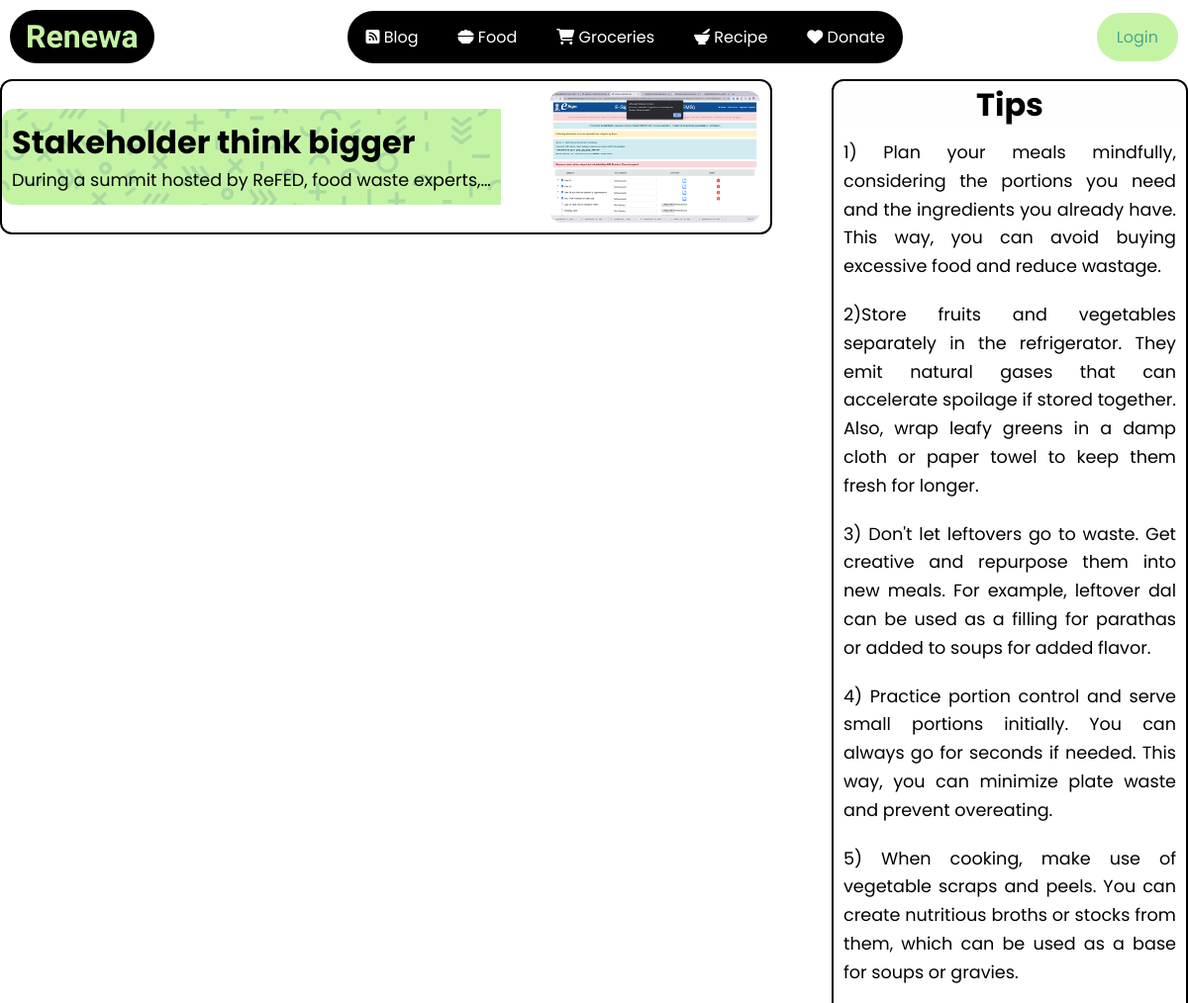
Page /blog (upper part) on the earlier database version.
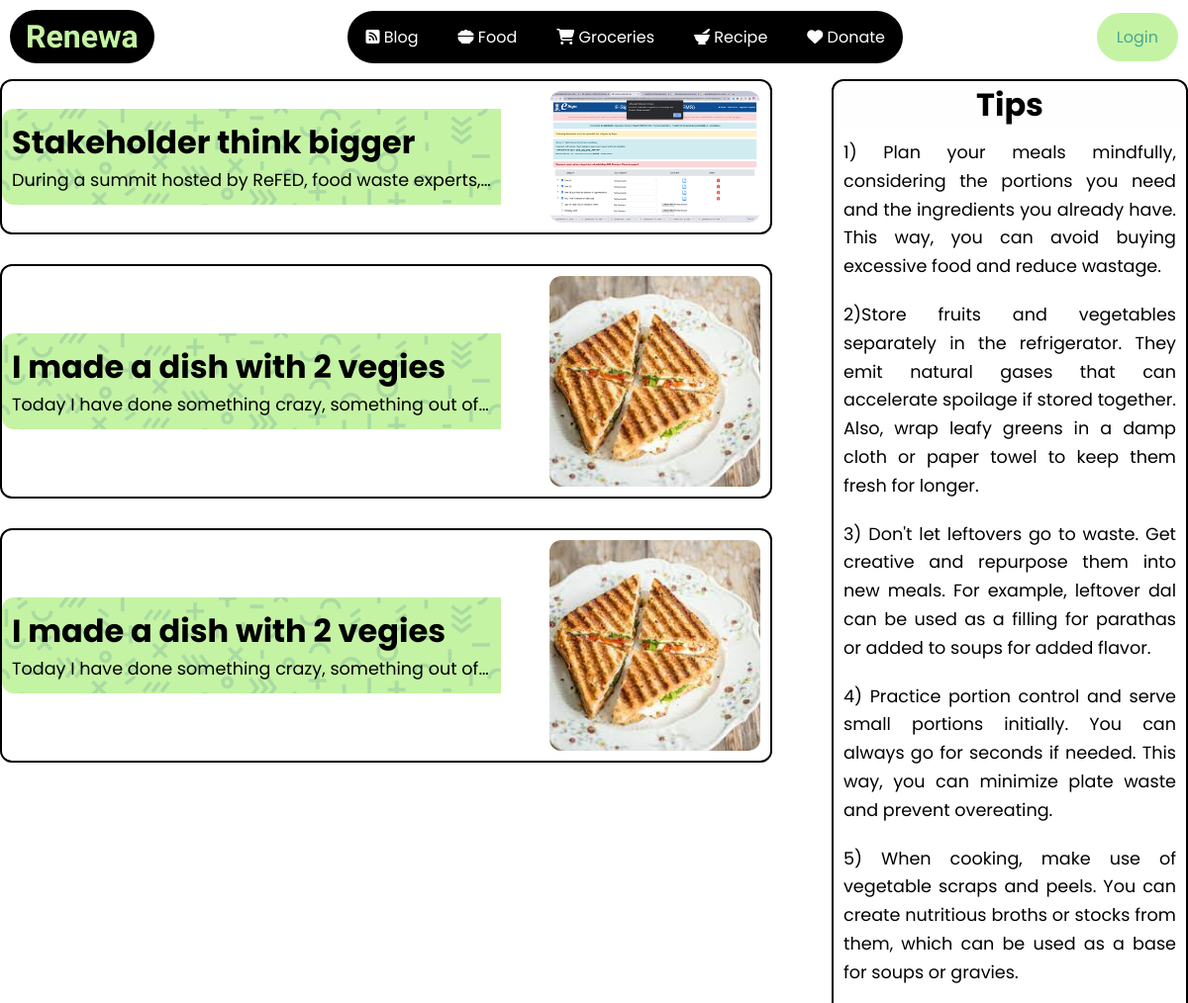
Same page on the later database version.
### mainsite/models.py (models this page shows)
class BlogModel(models.Model):
    title = models.TextField(max_length=255)
    content = models.TextField(max_length=2000)
    image = models.ImageField(upload_to='media/slider/%Y/%m', blank=True)
    created_date = models.DateTimeField(default = datetime.now, blank=True)

### mainsite/views.py (the view)
# urls.py: path('blog',views.blogs, name = "blog"),
def blogs(request):
    blogs = BlogModel.objects.all()
    data={
        'blogs':blogs,
    }
    return render(request,'mainsite/blog_page.html',data)

### templates/mainsite/blog_page.html (shortened to what this page needs)
{% load static %}
<html lang="en">
<head>
    <link rel="stylesheet" href="{% static './css/landing.css' %}">
    <link rel="stylesheet" href="{% static './css/blog_page.css' %}">
</head>
<body>
    <nav>
        <div class="container navbar flex">
            <div class="left-nav">
                <h2><a href="{% url 'home' %}" class="font" href="">Renewa</a></h2>
            </div>
            <div class="mid-nav">
                <ul class="flex">
                    <li><a href="{% url 'blog' %}" class="hover-link underline"><i class="fa-sharp fa-solid fa-square-rss"></i> Blog</a></li>
                    <li><a href="{% url 'food' %}" class="hover-link underline"><i class="fa-solid fa-bowl-food"></i> Food</a></li>
                    <li><a href="{% url 'grocery_card' %}" class="hover-link underline"><i class="fa-solid fa-cart-shopping"></i> Groceries</a></li>
                    <li><a href="{% url 'recipe' %}" class="hover-link underline"><i class="fa-solid fa-mortar-pestle"></i> Recipe</a></li>
                    <li><a href="{% url 'donate' %}" class="hover-link underline"><i class="fa-solid fa-heart"></i> Donate</a></li>
                </ul>
            </div>
            {% if user.is_authenticated %}
            <div class="right-nav">
                <a href="{% url 'logout' %}">Logout</a>
            </div>
            {% else %}
            <div class="right-nav">
                <a href="{% url 'login' %}">Login</a>
            </div>
            {% endif %}
        </div>
    </nav>
    <section class="blog-card-sec">
        <div class="container blog-cont flex">
            <div class="left-blog">
                <div class="card-area flex">
    {% for blog in blogs %}
                <a href="{% url 'blog_detail' blog.id %}" class="blogcard-achor">
                    <div class="blogcard flex">
                        <div class="left-blogcard">
                            <h2>{{ blog.title }}</h2>
                            <p>{{ blog.content }}</p>
                        </div>
                        <div class="right-blogcard flex">
                            {% if blog.image %}
                            <img src="{{ blog.image.url }}" alt="">
                            {% endif %}
                        </div>
                    </div>
                </a>
            {% endfor %}
                </div>
            </div>
            <div class="right-blog">
               <div class="headers">
                <h2>Tips</h2>
               </div>
               <div class="tip-content">
                <div class="tip-cont flex">
                    <p>1) Plan your meals mindfully, considering the portions you need and the ingredients you already have. This way, you can avoid buying excessive food and reduce wastage.</p>
                    <p>2)Store fruits and vegetables separately in the refrigerator. They emit natural gases that can accelerate spoilage if stored together. Also, wrap leafy greens in a damp cloth or paper towel to keep them fresh for longer.</p>
                    <p>3) Don't let leftovers go to waste. Get creative and repurpose them into new meals. For example, leftover dal can be used as a filling for parathas or added to soups for added flavor.</p>
                    <p>4) Practice portion control and serve small portions initially. You can always go for seconds if needed. This way, you can minimize plate waste and prevent overeating.</p>
                    <p>5) When cooking, make use of vegetable scraps and peels. You can create nutritious broths or stocks from them, which can be used as a base for soups or gravies.</p>
                </div>
               </div>
            </div>
        </div>
    </section>
</body>
</html>

### static/css/landing.css (style rules this page uses)
* { margin: 0; padding: 0; box-sizing: border-box; }
:root { --margine-cards:15px; --padding-inline:10px; --green1:#c5f3a4; --green2:#47A992; }
body { font-family: 'Poppins',sans-serif; color: black; background-color:#fff }
h2 { font-size: 2rem; }
p { font-size: 1.1rem; color:black; line-height: 1.8rem; }
a { text-decoration: none; display: inline-block; color: black; }
.font { font-family: 'Righteous', cursive; }
.flex { display: flex; }
ul { list-style: none; }
.container { max-width: 1250px; margin-inline: auto; overflow: hidden; }
nav { width: 100%; position: absolute; z-index: 10; }
.navbar { justify-content: space-between; align-items: center; padding: var(--padding-inline); }
.left-nav h2 a { color: var(--green1); padding-left: 8px; padding-right: 8px; }
.mid-nav ul { gap: 20px; }
.left-nav,.mid-nav { text-align: center; background-color: black; padding: 8px; border-radius: 120px; }
.hover-link { color: white !important; padding: 6px; padding-left: 10px; padding-right: 10px; }
.right-nav { text-align: center; background-color: var(--green1); padding: 12px; border-radius: 120px; }
.right-nav a { color: var(--green2) !important; padding-left: 8px; padding-right: 8px; }

### static/css/blog_page.css (style rules this page uses)
.left-blogcard { width: 65%; height: 100%; padding: var(--padding-inline); background-color: var(--green1); background-image: url(/static/images/asset32.png); background-size: cover; border-top-left-radius: 12px; border-bottom-left-radius: 12px; }
.left-blog p { white-space: nowrap; overflow: hidden; text-overflow: ellipsis; }
.right-blogcard img { width: 100%; border-radius: 12px; }
.right-blogcard { width: 30%; padding: var(--padding-inline); }
.blogcard { width: 100%; align-items: center; justify-content: space-between; border: 2px solid; border-radius: 12px; }
.blogcard-achor { width: 100%; align-items: center; justify-content: space-between; }
.left-blog { width: 65%; overflow: hidden; overflow-y:visible; height: calc(100vh - 90px) }
.card-area { flex-direction: column; gap: 30px; }
.blog-card-sec { padding-top: 80px; }
.right-blog { width :30%; overflow: hidden; overflow-y:hidden; height: calc(100vh - 90px); border: 2px solid; }
.blog-cont { justify-content: space-between; }
.right-blog { overflow: hidden; overflow-y: scroll; border-radius: 12px; }
.headers { position: sticky; top:0; text-align: center; background-color: #fefefe; border-radius: 12px; }
.tip-cont { flex-direction: column; gap: 20px; padding: var(--padding-inline); text-align: justify; }

Differences in the rows shown:
added BlogModel: title "I made a dish with 2 vegies", content "Today I have done something crazy, something out of…", image (picture)
added BlogModel: title "I made a dish with 2 vegies", content "Today I have done something crazy, something out of…", image (picture)
